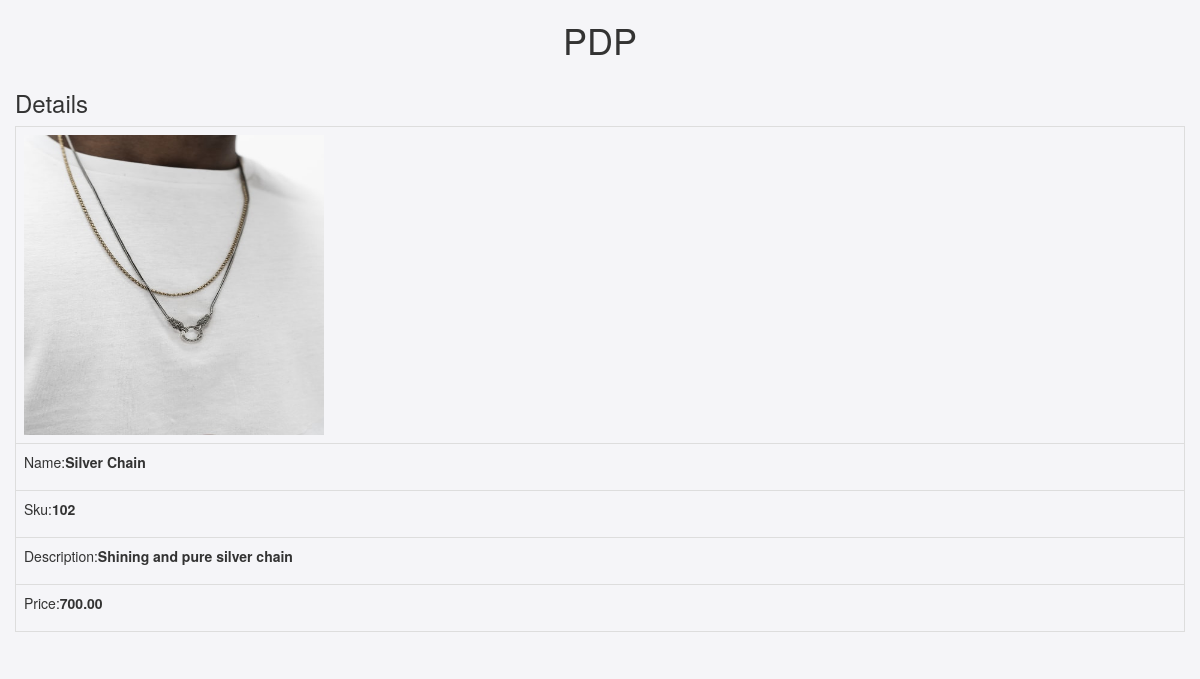
The app's page /details.php?Id=3 with its own data.
### tables this page shows
CREATE TABLE `products` (
  `Id` int(8) NOT NULL,
  `Name` varchar(30) NOT NULL,
  `Sku` int(10) NOT NULL,
  `Price` double(10,2) NOT NULL,
  `Description` varchar(500) NOT NULL,
  `image` text NOT NULL
);

### details.php (the view, shortened to what this page needs)
<?php include 'Db.php' ?>
<!DOCTYPE html>
<html lang="en">
   <head>
      <link rel="stylesheet" href="css/index.css">
      <link rel="stylesheet" href="https://maxcdn.bootstrapcdn.com/bootstrap/3.4.1/css/bootstrap.min.css">
   </head>
   <body class="body">
      <div class="container">
      <h1 align="center">PDP</h1>
      <div class="row">
      <h3>Details</h3>
      <?php
if (isset($_GET['Id']))
{
    $query = "select * from products where Id={$_GET['Id']}";
    $result = mysqli_query($connection, $query);
    if (mysqli_num_rows($result) > 0)
    {
        $row = mysqli_fetch_assoc($result);
?>
      <table class="table table-bordered">
      <tr id="tr">
         <td > <img src="<?php echo $row["image"]; ?>" width="300" height="300" ></td>
      <tr>
         <td>
            <p>Name:<strong><?php echo $row['Name']; ?></p>
      <tr>
         <td>
            <p>Sku:<strong><?php echo $row['Sku']; ?></p>
      <tr>
         <td>
            <p>Description:<strong><?php echo $row['Description']; ?></p>
      <tr>
         <td>
            <p>Price:<strong><?php echo $row['Price']; ?></p>
            <?php
    }
    else
    {
        header("location:index.php");
    }
}
else
{
    header("location:index.php");
}
?>
   </body>
</html>

### css/index.css (style rules this page uses)
.body { background-color: #f5f5f8; }
#tr { width: 300px; height: 300px; }

### records on screen
products: image (picture), Name "Silver Chain", Sku "102", Description "Shining and pure silver chain", Price "700.00"
